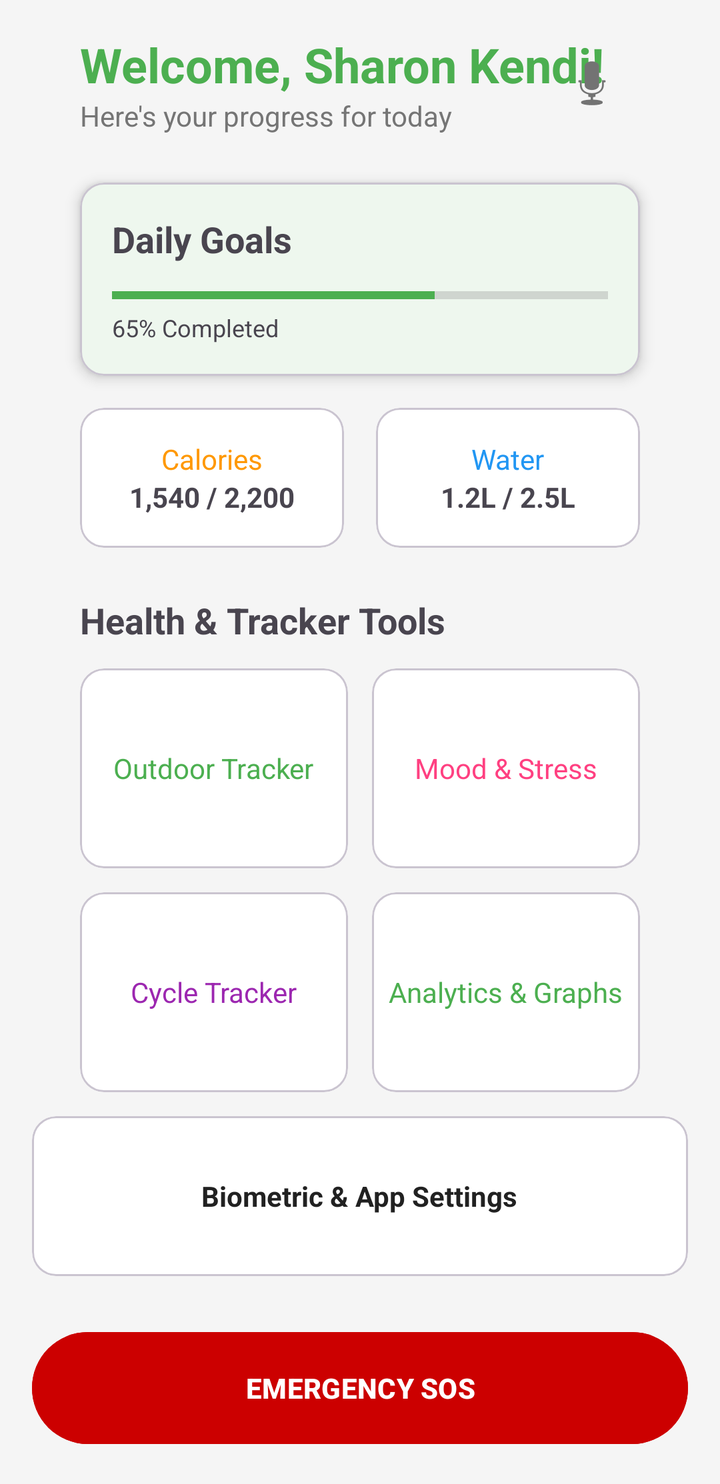
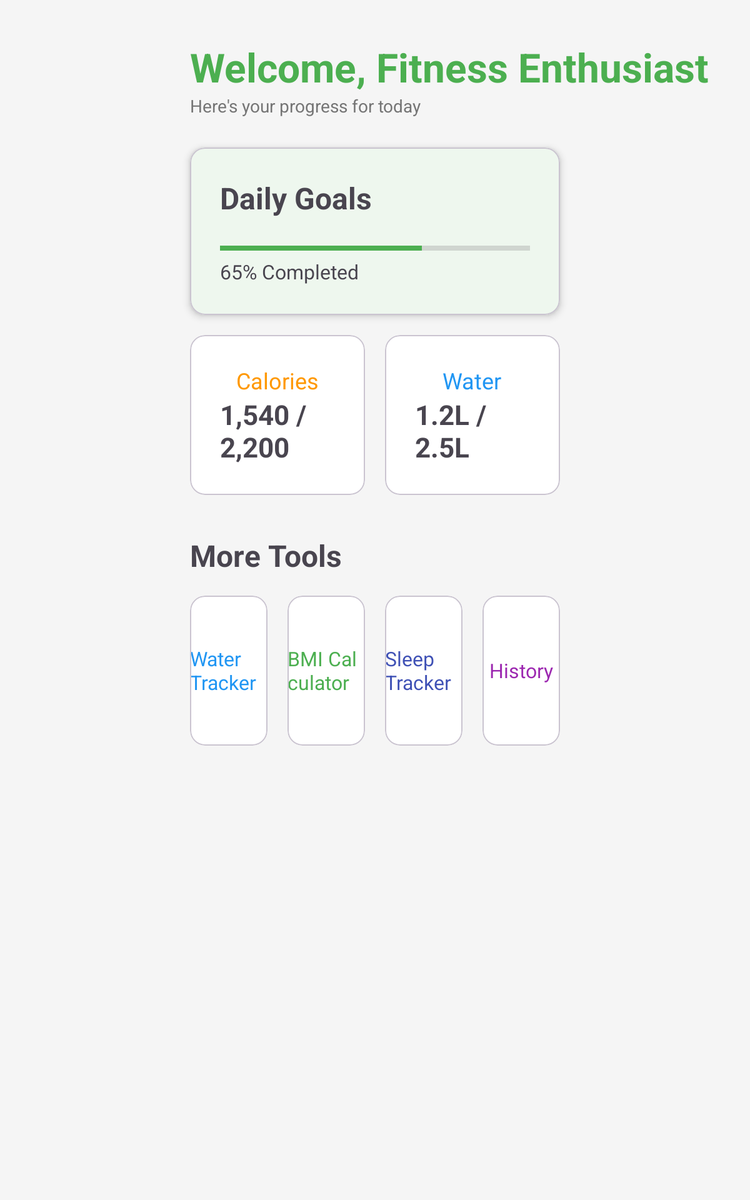

One screen, two layout resources from the same app: the default and the repository's alternative for another configuration. Each is rendered where Android would select it; the XML of both is given below.
<!-- AndroidManifest.xml: application theme Theme.FitnessApp -->
<!-- res/layout/fragment_home.xml -->
<?xml version="1.0" encoding="utf-8"?>
<ScrollView xmlns:android="http://schemas.android.com/apk/res/android"
    xmlns:app="http://schemas.android.com/apk/res-auto"
    android:layout_width="match_parent"
    android:layout_height="match_parent"
    android:fillViewport="true"
    android:background="@color/backgroundColor">

    <androidx.constraintlayout.widget.ConstraintLayout
        android:layout_width="match_parent"
        android:layout_height="wrap_content"
        android:padding="@dimen/screen_padding">

        <androidx.constraintlayout.widget.Guideline
            android:id="@+id/glLeft"
            android:layout_width="wrap_content"
            android:layout_height="wrap_content"
            android:orientation="vertical"
            app:layout_constraintGuide_begin="@dimen/content_horizontal_margin" />

        <androidx.constraintlayout.widget.Guideline
            android:id="@+id/glRight"
            android:layout_width="wrap_content"
            android:layout_height="wrap_content"
            android:orientation="vertical"
            app:layout_constraintGuide_end="@dimen/content_horizontal_margin" />

        <TextView
            android:id="@+id/tvWelcome"
            android:layout_width="wrap_content"
            android:layout_height="wrap_content"
            android:text="Welcome, Sharon Kendi!"
            android:textSize="@dimen/text_size_h1"
            android:textStyle="bold"
            android:textColor="@color/primaryColor"
            app:layout_constraintTop_toTopOf="parent"
            app:layout_constraintStart_toStartOf="@id/glLeft" />

        <TextView
            android:id="@+id/tvSubtitle"
            android:layout_width="wrap_content"
            android:layout_height="wrap_content"
            android:text="Here's your progress for today"
            android:textColor="@color/textColorSecondary"
            app:layout_constraintTop_toBottomOf="@id/tvWelcome"
            app:layout_constraintStart_toStartOf="@id/glLeft" />

        <ImageButton
            android:id="@+id/btnVoiceCommand"
            android:layout_width="48dp"
            android:layout_height="48dp"
            android:src="@android:drawable/ic_btn_speak_now"
            android:background="?attr/selectableItemBackgroundBorderless"
            android:contentDescription="Voice Command"
            app:layout_constraintTop_toTopOf="@id/tvWelcome"
            app:layout_constraintBottom_toBottomOf="@id/tvSubtitle"
            app:layout_constraintEnd_toEndOf="@id/glRight" />

        <com.google.android.material.card.MaterialCardView
            android:id="@+id/cardDailyGoals"
            android:layout_width="0dp"
            android:layout_height="wrap_content"
            app:cardCornerRadius="12dp"
            app:cardElevation="4dp"
            android:layout_marginTop="24dp"
            app:layout_constraintTop_toBottomOf="@id/tvSubtitle"
            app:layout_constraintStart_toStartOf="@id/glLeft"
            app:layout_constraintEnd_toEndOf="@id/glRight">

            <LinearLayout
                android:layout_width="match_parent"
                android:layout_height="wrap_content"
                android:orientation="vertical"
                android:padding="16dp">

                <TextView
                    android:layout_width="wrap_content"
                    android:layout_height="wrap_content"
                    android:text="Daily Goals"
                    android:textSize="@dimen/text_size_h2"
                    android:textStyle="bold" />

                <ProgressBar
                    style="?android:attr/progressBarStyleHorizontal"
                    android:layout_width="match_parent"
                    android:layout_height="wrap_content"
                    android:progress="65"
                    android:progressTint="@color/primaryColor"
                    android:layout_marginTop="8dp" />

                <TextView
                    android:layout_width="wrap_content"
                    android:layout_height="wrap_content"
                    android:text="65% Completed"
                    android:textSize="12sp" />
            </LinearLayout>
        </com.google.android.material.card.MaterialCardView>

        <com.google.android.material.card.MaterialCardView
            android:id="@+id/cardCalories"
            android:layout_width="0dp"
            android:layout_height="wrap_content"
            app:cardCornerRadius="12dp"
            android:layout_marginTop="16dp"
            app:layout_constraintTop_toBottomOf="@id/cardDailyGoals"
            app:layout_constraintStart_toStartOf="@id/glLeft"
            app:layout_constraintEnd_toStartOf="@+id/cardWater"
            app:layout_constraintHorizontal_chainStyle="packed"
            android:layout_marginEnd="8dp">

            <LinearLayout
                android:layout_width="match_parent"
                android:layout_height="wrap_content"
                android:orientation="vertical"
                android:padding="16dp"
                android:gravity="center">

                <TextView
                    android:layout_width="wrap_content"
                    android:layout_height="wrap_content"
                    android:text="Calories"
                    android:textColor="@color/calorieOrange" />

                <TextView
                    android:layout_width="wrap_content"
                    android:layout_height="wrap_content"
                    android:text="1,540 / 2,200"
                    android:textStyle="bold" />
            </LinearLayout>
        </com.google.android.material.card.MaterialCardView>

        <com.google.android.material.card.MaterialCardView
            android:id="@+id/cardWater"
            android:layout_width="0dp"
            android:layout_height="wrap_content"
            app:cardCornerRadius="12dp"
            android:layout_marginTop="16dp"
            android:layout_marginStart="8dp"
            app:layout_constraintTop_toBottomOf="@id/cardDailyGoals"
            app:layout_constraintStart_toEndOf="@id/cardCalories"
            app:layout_constraintEnd_toEndOf="@id/glRight">

            <LinearLayout
                android:layout_width="match_parent"
                android:layout_height="wrap_content"
                android:orientation="vertical"
                android:padding="16dp"
                android:gravity="center">

                <TextView
                    android:layout_width="wrap_content"
                    android:layout_height="wrap_content"
                    android:text="Water"
                    android:textColor="@color/waterBlue" />

                <TextView
                    android:layout_width="wrap_content"
                    android:layout_height="wrap_content"
                    android:text="1.2L / 2.5L"
                    android:textStyle="bold" />
            </LinearLayout>
        </com.google.android.material.card.MaterialCardView>

        <TextView
            android:id="@+id/tvHealthTools"
            android:layout_width="wrap_content"
            android:layout_height="wrap_content"
            android:text="Health &amp; Tracker Tools"
            android:textSize="@dimen/text_size_h2"
            android:textStyle="bold"
            android:layout_marginTop="24dp"
            app:layout_constraintTop_toBottomOf="@id/cardCalories"
            app:layout_constraintStart_toStartOf="@id/glLeft" />

        <com.google.android.material.card.MaterialCardView
            android:id="@+id/cardTracking"
            android:layout_width="0dp"
            android:layout_height="100dp"
            android:layout_marginTop="12dp"
            android:layout_marginEnd="6dp"
            app:cardCornerRadius="12dp"
            app:layout_constraintTop_toBottomOf="@id/tvHealthTools"
            app:layout_constraintStart_toStartOf="@id/glLeft"
            app:layout_constraintEnd_toStartOf="@+id/cardMood">
            <TextView
                android:layout_width="wrap_content"
                android:layout_height="wrap_content"
                android:text="Outdoor Tracker"
                android:layout_gravity="center"
                android:textColor="@color/primaryColor" />
        </com.google.android.material.card.MaterialCardView>

        <com.google.android.material.card.MaterialCardView
            android:id="@+id/cardMood"
            android:layout_width="0dp"
            android:layout_height="100dp"
            android:layout_marginTop="12dp"
            android:layout_marginStart="6dp"
            app:cardCornerRadius="12dp"
            app:layout_constraintTop_toBottomOf="@id/tvHealthTools"
            app:layout_constraintStart_toEndOf="@id/cardTracking"
            app:layout_constraintEnd_toEndOf="@id/glRight">
            <TextView
                android:layout_width="wrap_content"
                android:layout_height="wrap_content"
                android:text="Mood &amp; Stress"
                android:layout_gravity="center"
                android:textColor="@color/accentColor" />
        </com.google.android.material.card.MaterialCardView>

        <com.google.android.material.card.MaterialCardView
            android:id="@+id/cardCycleTracking"
            android:layout_width="0dp"
            android:layout_height="100dp"
            android:layout_marginTop="12dp"
            android:layout_marginEnd="6dp"
            app:cardCornerRadius="12dp"
            app:layout_constraintTop_toBottomOf="@id/cardTracking"
            app:layout_constraintStart_toStartOf="@id/glLeft"
            app:layout_constraintEnd_toStartOf="@+id/cardAnalytics">
            <TextView
                android:layout_width="wrap_content"
                android:layout_height="wrap_content"
                android:text="Cycle Tracker"
                android:layout_gravity="center"
                android:textColor="@color/workoutPurple" />
        </com.google.android.material.card.MaterialCardView>

        <com.google.android.material.card.MaterialCardView
            android:id="@+id/cardAnalytics"
            android:layout_width="0dp"
            android:layout_height="100dp"
            android:layout_marginTop="12dp"
            android:layout_marginStart="6dp"
            app:cardCornerRadius="12dp"
            app:layout_constraintTop_toBottomOf="@id/cardMood"
            app:layout_constraintStart_toEndOf="@id/cardCycleTracking"
            app:layout_constraintEnd_toEndOf="@id/glRight">
            <TextView
                android:layout_width="wrap_content"
                android:layout_height="wrap_content"
                android:text="Analytics &amp; Graphs"
                android:layout_gravity="center"
                android:textColor="@color/primaryColor" />
        </com.google.android.material.card.MaterialCardView>

        <com.google.android.material.card.MaterialCardView
            android:id="@+id/cardSettings"
            android:layout_width="match_parent"
            android:layout_height="80dp"
            android:layout_marginTop="12dp"
            app:cardCornerRadius="12dp"
            app:layout_constraintTop_toBottomOf="@id/cardAnalytics"
            app:layout_constraintStart_toStartOf="@id/glLeft"
            app:layout_constraintEnd_toEndOf="@id/glRight">
            <TextView
                android:layout_width="wrap_content"
                android:layout_height="wrap_content"
                android:text="Biometric &amp; App Settings"
                android:layout_gravity="center"
                android:textStyle="bold"
                android:textColor="@color/textColorPrimary" />
        </com.google.android.material.card.MaterialCardView>

        <Button
            android:id="@+id/btnSOS"
            android:layout_width="match_parent"
            android:layout_height="64dp"
            android:layout_marginTop="24dp"
            android:text="EMERGENCY SOS"
            android:backgroundTint="@android:color/holo_red_dark"
            android:textColor="@color/white"
            android:textStyle="bold"
            app:layout_constraintTop_toBottomOf="@id/cardSettings"
            app:layout_constraintStart_toStartOf="@id/glLeft"
            app:layout_constraintEnd_toEndOf="@id/glRight"
            android:layout_marginBottom="48dp" />

    </androidx.constraintlayout.widget.ConstraintLayout>
</ScrollView>
<!-- resources referenced by this layout -->
<resources>
  <color name="accentColor">#FF4081</color>
  <color name="backgroundColor">#F5F5F5</color>
  <color name="calorieOrange">#FF9800</color>
  <color name="primaryColor">#4CAF50</color>
  <color name="textColorPrimary">#212121</color>
  <color name="textColorSecondary">#757575</color>
  <color name="waterBlue">#2196F3</color>
  <color name="white">#FFFFFFFF</color>
  <color name="workoutPurple">#9C27B0</color>
  <dimen name="content_horizontal_margin">24dp</dimen>
  <dimen name="screen_padding">16dp</dimen>
  <dimen name="text_size_h1">24sp</dimen>
  <dimen name="text_size_h2">18sp</dimen>
  <style name="Theme.FitnessApp" parent="Base.Theme.FitnessApp" />
  <style name="Base.Theme.FitnessApp" parent="Theme.Material3.DayNight.NoActionBar">
          <item name="colorPrimary">@color/primaryColor</item>
          <item name="colorOnPrimary">@color/white</item>
          <item name="colorPrimaryContainer">@color/primaryVariant</item>
          <item name="colorOnPrimaryContainer">@color/white</item>
          <item name="colorSecondary">@color/secondaryColor</item>
          <item name="colorOnSecondary">@color/black</item>
          <item name="android:windowBackground">@color/backgroundColor</item>
          <item name="android:statusBarColor">@color/primaryVariant</item>
          <item name="colorSurface">@color/surfaceColor</item>
          <item name="colorOnSurface">@color/textColorPrimary</item>
          <item name="colorSurfaceVariant">@color/surfaceVariant</item>
          <item name="colorOnSurfaceVariant">@color/textColorSecondary</item>
          <item name="colorSecondaryContainer">@color/secondaryContainer</item>
          <item name="colorOnSecondaryContainer">@color/primaryColor</item>
          <item name="android:textColorPrimary">@color/textColorPrimary</item>
          <item name="android:textColorSecondary">@color/textColorSecondary</item>
      </style>
  <color name="primaryVariant">#388E3C</color>
  <color name="secondaryColor">#FFC107</color>
  <color name="black">#FF000000</color>
  <color name="surfaceColor">#FFFFFF</color>
  <color name="surfaceVariant">#EEEEEE</color>
  <color name="secondaryContainer">#E8F5E9</color>
</resources>
<!-- res/layout-sw600dp/fragment_home.xml (the repository's variant of the layout above) -->
<!-- drawn on a 7-inch tablet held upright -->
<?xml version="1.0" encoding="utf-8"?>
<ScrollView xmlns:android="http://schemas.android.com/apk/res/android"
    xmlns:app="http://schemas.android.com/apk/res-auto"
    android:layout_width="match_parent"
    android:layout_height="match_parent"
    android:fillViewport="true"
    android:background="@color/backgroundColor">

    <androidx.constraintlayout.widget.ConstraintLayout
        android:layout_width="match_parent"
        android:layout_height="wrap_content"
        android:padding="@dimen/screen_padding">

        <androidx.constraintlayout.widget.Guideline
            android:id="@+id/glLeft"
            android:layout_width="wrap_content"
            android:layout_height="wrap_content"
            android:orientation="vertical"
            app:layout_constraintGuide_begin="@dimen/content_horizontal_margin" />

        <androidx.constraintlayout.widget.Guideline
            android:id="@+id/glRight"
            android:layout_width="wrap_content"
            android:layout_height="wrap_content"
            android:orientation="vertical"
            app:layout_constraintGuide_end="@dimen/content_horizontal_margin" />

        <TextView
            android:id="@+id/tvWelcome"
            android:layout_width="wrap_content"
            android:layout_height="wrap_content"
            android:text="Welcome, Fitness Enthusiast!"
            android:textSize="@dimen/text_size_h1"
            android:textStyle="bold"
            android:textColor="@color/primaryColor"
            app:layout_constraintTop_toTopOf="parent"
            app:layout_constraintStart_toStartOf="@id/glLeft" />

        <TextView
            android:id="@+id/tvSubtitle"
            android:layout_width="wrap_content"
            android:layout_height="wrap_content"
            android:text="Here's your progress for today"
            android:textColor="@color/textColorSecondary"
            app:layout_constraintTop_toBottomOf="@id/tvWelcome"
            app:layout_constraintStart_toStartOf="@id/glLeft" />

        <com.google.android.material.card.MaterialCardView
            android:id="@+id/cardDailyGoals"
            android:layout_width="0dp"
            android:layout_height="wrap_content"
            app:cardCornerRadius="12dp"
            app:cardElevation="4dp"
            android:layout_marginTop="24dp"
            app:layout_constraintTop_toBottomOf="@id/tvSubtitle"
            app:layout_constraintStart_toStartOf="@id/glLeft"
            app:layout_constraintEnd_toEndOf="@id/glRight">

            <LinearLayout
                android:layout_width="match_parent"
                android:layout_height="wrap_content"
                android:orientation="vertical"
                android:padding="24dp">

                <TextView
                    android:layout_width="wrap_content"
                    android:layout_height="wrap_content"
                    android:text="Daily Goals"
                    android:textSize="@dimen/text_size_h2"
                    android:textStyle="bold" />

                <ProgressBar
                    style="?android:attr/progressBarStyleHorizontal"
                    android:layout_width="match_parent"
                    android:layout_height="wrap_content"
                    android:progress="65"
                    android:progressTint="@color/primaryColor"
                    android:layout_marginTop="16dp" />

                <TextView
                    android:layout_width="wrap_content"
                    android:layout_height="wrap_content"
                    android:text="65% Completed"
                    android:textSize="16sp" />
            </LinearLayout>
        </com.google.android.material.card.MaterialCardView>

        <com.google.android.material.card.MaterialCardView
            android:id="@+id/cardCalories"
            android:layout_width="0dp"
            android:layout_height="wrap_content"
            app:cardCornerRadius="12dp"
            android:layout_marginTop="16dp"
            app:layout_constraintTop_toBottomOf="@id/cardDailyGoals"
            app:layout_constraintStart_toStartOf="@id/glLeft"
            app:layout_constraintEnd_toStartOf="@+id/cardWater"
            app:layout_constraintHorizontal_chainStyle="packed"
            android:layout_marginEnd="16dp">

            <LinearLayout
                android:layout_width="match_parent"
                android:layout_height="wrap_content"
                android:orientation="vertical"
                android:padding="24dp"
                android:gravity="center">

                <TextView
                    android:layout_width="wrap_content"
                    android:layout_height="wrap_content"
                    android:text="Calories"
                    android:textSize="18sp"
                    android:textColor="@color/calorieOrange" />

                <TextView
                    android:layout_width="wrap_content"
                    android:layout_height="wrap_content"
                    android:text="1,540 / 2,200"
                    android:textSize="22sp"
                    android:textStyle="bold" />
            </LinearLayout>
        </com.google.android.material.card.MaterialCardView>

        <com.google.android.material.card.MaterialCardView
            android:id="@+id/cardWater"
            android:layout_width="0dp"
            android:layout_height="wrap_content"
            app:cardCornerRadius="12dp"
            android:layout_marginTop="16dp"
            app:layout_constraintTop_toBottomOf="@id/cardDailyGoals"
            app:layout_constraintStart_toEndOf="@id/cardCalories"
            app:layout_constraintEnd_toEndOf="@id/glRight">

            <LinearLayout
                android:layout_width="match_parent"
                android:layout_height="wrap_content"
                android:orientation="vertical"
                android:padding="24dp"
                android:gravity="center">

                <TextView
                    android:layout_width="wrap_content"
                    android:layout_height="wrap_content"
                    android:text="Water"
                    android:textSize="18sp"
                    android:textColor="@color/waterBlue" />

                <TextView
                    android:layout_width="wrap_content"
                    android:layout_height="wrap_content"
                    android:text="1.2L / 2.5L"
                    android:textSize="22sp"
                    android:textStyle="bold" />
            </LinearLayout>
        </com.google.android.material.card.MaterialCardView>

        <TextView
            android:id="@+id/tvMoreTools"
            android:layout_width="wrap_content"
            android:layout_height="wrap_content"
            android:text="More Tools"
            android:textSize="@dimen/text_size_h2"
            android:textStyle="bold"
            android:layout_marginTop="32dp"
            app:layout_constraintTop_toBottomOf="@id/cardCalories"
            app:layout_constraintStart_toStartOf="@id/glLeft" />

        
        <com.google.android.material.card.MaterialCardView
            android:id="@+id/cardWaterTracker"
            android:layout_width="0dp"
            android:layout_height="120dp"
            android:layout_marginTop="16dp"
            android:layout_marginEnd="8dp"
            app:cardCornerRadius="12dp"
            app:layout_constraintTop_toBottomOf="@id/tvMoreTools"
            app:layout_constraintStart_toStartOf="@id/glLeft"
            app:layout_constraintEnd_toStartOf="@+id/cardBMICalculator"
            app:layout_constraintHorizontal_weight="1">
            <TextView
                android:layout_width="wrap_content"
                android:layout_height="wrap_content"
                android:text="Water Tracker"
                android:layout_gravity="center"
                android:textSize="16sp"
                android:textColor="@color/waterBlue" />
        </com.google.android.material.card.MaterialCardView>

        <com.google.android.material.card.MaterialCardView
            android:id="@+id/cardBMICalculator"
            android:layout_width="0dp"
            android:layout_height="120dp"
            android:layout_marginTop="16dp"
            android:layout_marginStart="8dp"
            android:layout_marginEnd="8dp"
            app:cardCornerRadius="12dp"
            app:layout_constraintTop_toBottomOf="@id/tvMoreTools"
            app:layout_constraintStart_toEndOf="@id/cardWaterTracker"
            app:layout_constraintEnd_toStartOf="@+id/cardSleepTracker"
            app:layout_constraintHorizontal_weight="1">
            <TextView
                android:layout_width="wrap_content"
                android:layout_height="wrap_content"
                android:text="BMI Calculator"
                android:layout_gravity="center"
                android:textSize="16sp"
                android:textColor="@color/primaryColor" />
        </com.google.android.material.card.MaterialCardView>

        <com.google.android.material.card.MaterialCardView
            android:id="@+id/cardSleepTracker"
            android:layout_width="0dp"
            android:layout_height="120dp"
            android:layout_marginTop="16dp"
            android:layout_marginStart="8dp"
            android:layout_marginEnd="8dp"
            app:cardCornerRadius="12dp"
            app:layout_constraintTop_toBottomOf="@id/tvMoreTools"
            app:layout_constraintStart_toEndOf="@id/cardBMICalculator"
            app:layout_constraintEnd_toStartOf="@+id/cardHistory"
            app:layout_constraintHorizontal_weight="1">
            <TextView
                android:layout_width="wrap_content"
                android:layout_height="wrap_content"
                android:text="Sleep Tracker"
                android:layout_gravity="center"
                android:textSize="16sp"
                android:textColor="@color/sleepIndigo" />
        </com.google.android.material.card.MaterialCardView>

        <com.google.android.material.card.MaterialCardView
            android:id="@+id/cardHistory"
            android:layout_width="0dp"
            android:layout_height="120dp"
            android:layout_marginTop="16dp"
            android:layout_marginStart="8dp"
            app:cardCornerRadius="12dp"
            app:layout_constraintTop_toBottomOf="@id/tvMoreTools"
            app:layout_constraintStart_toEndOf="@id/cardSleepTracker"
            app:layout_constraintEnd_toEndOf="@id/glRight"
            app:layout_constraintHorizontal_weight="1">
            <TextView
                android:layout_width="wrap_content"
                android:layout_height="wrap_content"
                android:text="History"
                android:layout_gravity="center"
                android:textSize="16sp"
                android:textColor="@color/workoutPurple" />
        </com.google.android.material.card.MaterialCardView>

    </androidx.constraintlayout.widget.ConstraintLayout>
</ScrollView>
<!-- resources referenced by the variant -->
<!-- as a 7-inch tablet held upright resolves them -->
<resources>
  <color name="backgroundColor">#F5F5F5</color>
  <color name="calorieOrange">#FF9800</color>
  <color name="primaryColor">#4CAF50</color>
  <color name="sleepIndigo">#3F51B5</color>
  <color name="textColorSecondary">#757575</color>
  <color name="waterBlue">#2196F3</color>
  <color name="workoutPurple">#9C27B0</color>
  <!-- from res/values-sw600dp/ -->
  <dimen name="content_horizontal_margin">120dp</dimen>
  <!-- from res/values-sw600dp/ -->
  <dimen name="screen_padding">32dp</dimen>
  <!-- from res/values-sw600dp/ -->
  <dimen name="text_size_h1">32sp</dimen>
  <!-- from res/values-sw600dp/ -->
  <dimen name="text_size_h2">24sp</dimen>
  <style name="Theme.FitnessApp" parent="Base.Theme.FitnessApp" />
  <style name="Base.Theme.FitnessApp" parent="Theme.Material3.DayNight.NoActionBar">
          <item name="colorPrimary">@color/primaryColor</item>
          <item name="colorOnPrimary">@color/white</item>
          <item name="colorPrimaryContainer">@color/primaryVariant</item>
          <item name="colorOnPrimaryContainer">@color/white</item>
          <item name="colorSecondary">@color/secondaryColor</item>
          <item name="colorOnSecondary">@color/black</item>
          <item name="android:windowBackground">@color/backgroundColor</item>
          <item name="android:statusBarColor">@color/primaryVariant</item>
          <item name="colorSurface">@color/surfaceColor</item>
          <item name="colorOnSurface">@color/textColorPrimary</item>
          <item name="colorSurfaceVariant">@color/surfaceVariant</item>
          <item name="colorOnSurfaceVariant">@color/textColorSecondary</item>
          <item name="colorSecondaryContainer">@color/secondaryContainer</item>
          <item name="colorOnSecondaryContainer">@color/primaryColor</item>
          <item name="android:textColorPrimary">@color/textColorPrimary</item>
          <item name="android:textColorSecondary">@color/textColorSecondary</item>
      </style>
  <color name="white">#FFFFFFFF</color>
  <color name="primaryVariant">#388E3C</color>
  <color name="secondaryColor">#FFC107</color>
  <color name="black">#FF000000</color>
  <color name="surfaceColor">#FFFFFF</color>
  <color name="textColorPrimary">#212121</color>
  <color name="surfaceVariant">#EEEEEE</color>
  <color name="secondaryContainer">#E8F5E9</color>
</resources>
